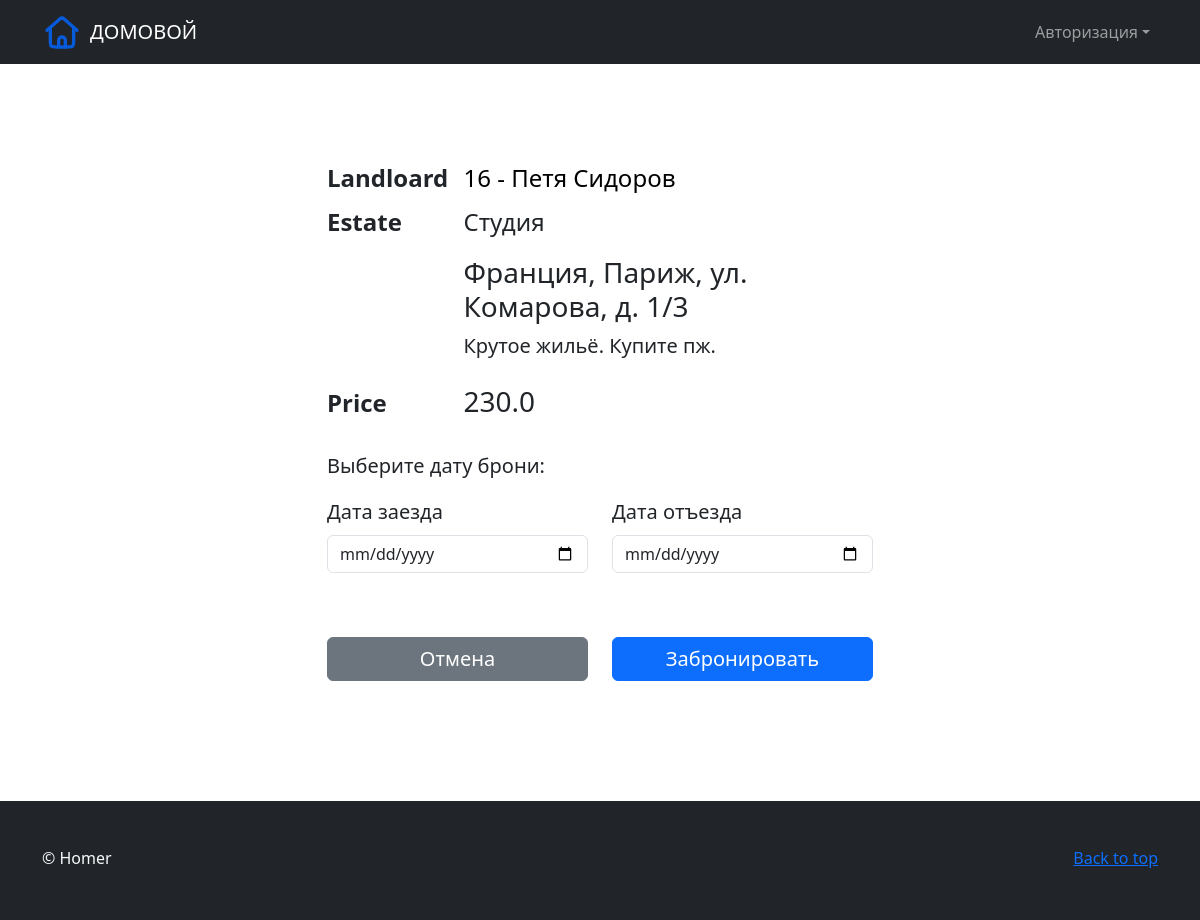
/entity/7/, run on the app's committed database.
### entity/models.py (models this page shows, shortened)
class Entity(models.Model):
    class TypeEnum(models.IntegerChoices):
        HOUSE = 1, 'HOUSE'
        APARTMENT = 2, 'APARTMENT'
        ROOM = 3, 'ROOM'
        OFFICE = 4, 'OFFICE'
        LAND = 5, 'LAND'
        OTHER = 6, 'OTHER'
    id = models.BigAutoField(primary_key=True)
    name = models.CharField(max_length=150)
    entity_image = models.ImageField(upload_to="entity", default="entity/image.svg")
    type = EnumField(TypeEnum)
    description = models.TextField()
    price = models.FloatField()
    city = models.CharField(max_length=30)
    country = models.CharField(max_length=2)
    address = models.CharField(max_length=200)
    user = models.ForeignKey(User, on_delete=models.CASCADE)

### user/models.py (models this page shows)
class User(djangoUser):
    id = models.BigAutoField(primary_key=True)
    profile_photo = models.ImageField(
        upload_to="profile_photos/",
        default="profile_photos/default.png"
    )
    country = models.CharField(max_length=30, null=True)
    city = models.CharField(max_length=30, null=True)
    first_name = models.CharField(_("first name"), max_length=30, null=True)
    last_name = models.CharField(_("last name"), max_length=30, null=True)
    middle_name = models.CharField(max_length=30, blank=True, null=True)
    phone = models.CharField(max_length=15, null=True)
    creation_date = models.DateTimeField(auto_now=True)
    def __str__(self):
        return f"{self.id} - {self.first_name} {self.last_name}"

### entity/views.py (the view, shortened to what this page needs)
# urls.py: path('entity/<int:entity_id>/', views.entity_detail, name='entity_detail'),
def entity_detail(request, entity_id):
    entity = get_object_or_404(Entity, pk=entity_id)
    context = {
        "entity": entity,
        "images": EntityImages.objects.filter(entity=entity)
    }
    return render(request, 'house_page.html', context)

### entity/templates/house_page.html (shortened to what this page needs)
{% extends 'base.html' %}
{% load static %}
{% block content %}
    <div class="container py-5 h-100">
        <div class="row d-flex justify-content-center align-items-center h-100">
            <div class="col-12 col-md-8 col-lg-6 col-xl-6">
                <div class="mb-md-5 mt-md-5">
                    <div id="carouselExample" class="carousel slide">
                        <dl class="row w-100">
                            <dt class="col-sm-3 fs-4">Landloard</dt>
                            <dd class="col-sm-9 fs-4">
                                <a href="{% url 'user' entity.user_id %}" class="link-body-emphasis link-offset-2 link-underline-opacity-0">{{ entity.user }} </a>
                            </dd>
                            <dt class="col-sm-3 fs-4">Estate</dt>
                            <dd class="col-sm-9 fs-4">
                                <p>{{ entity.name }}</p>
                                <h3> {{ entity.country }}, {{ entity.city }}, {{ entity.address }}</h3>
                                <p class="fs-5">{{ entity.description }}</p>
                            </dd>
                            <dt class="col-sm-3 fs-4">Price</dt>
                            <dd class="col-sm-9 fs-4">
                                <h3> {{ entity.price }}</h3>
                            </dd>
                        </dl>
                        <p class="fs-5">Выберите дату брони:</p>
                        <form method="POST" class="fs-5 row">
                            <div class="mb-3 col-md-6">
                                <label for="startBook" class="form-label">Дата заезда</label>
                                <input maxlength="10" type="date" class="form-control" id="startBook" name="startBook">
                            </div>
                            <div class="mb-3 col-md-6">
                                <label for="endBook" class="form-label">Дата отъезда</label>
                                <input maxlength="10" type="date" class="form-control" id="endBook" name="endBook">
                            </div>
                            <div class="mt-5 mb-4 col-md-6">
                                <a class="btn btn-secondary fs-5 w-100" href="/" role="button">Отмена</a>
                            </div>
                            <div class="mt-5 mb-4 col-md-6">
                                <button type="submit" class="btn btn-primary fs-5 w-100">Забронировать</button>
                            </div>
                        </form>
                    </div>
                </div>
            </div>
        </div>
    </div>
{% endblock %}

### data on the page
Entity: user "16 - Петя Сидоров", name "Студия", country "Франция", city "Париж", address "ул. Комарова, д. 1/3", description "Крутое жильё. Купите пж.", price "230.0"
